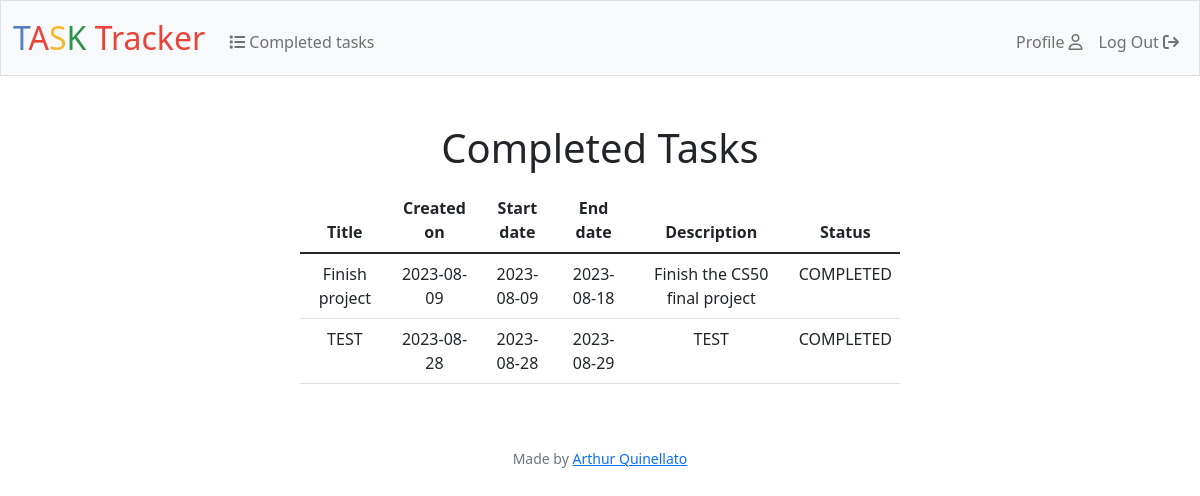
The app's page /completedTasks (signed in) with its own data.
### tables this page shows
CREATE TABLE tasks (
id INTEGER PRIMARY KEY AUTOINCREMENT,
user_id INTEGER,
title TEXT,
description TEXT,
dateCreation DATE,
dateStart DATE,
dateEnd DATE
, status TEXT);

### app.py (the view)
@app.route('/completedTasks', methods = ['GET', 'POST'])
@login_required
def completedTasks():
    user_id = session['user_id']
    completed_tasks = db.execute('''
                                SELECT *
                                FROM tasks
                                WHERE user_id = ?
                                AND status = 'COMPLETED'
                                ''', user_id)
    if completed_tasks == []:
        return apology('you have no completed tasks', 403)
    return render_template('completedTasks.html', tasks = completed_tasks)

### app.py (called while the page is built)
@app.after_request
def after_request(response):
    response.headers['Cache-Control'] = 'no-cache, no-store, must-revalidate'
    response.headers['Expires'] = 0
    response.headers['Pragma'] = 'no-cache'
    return response

### helpers.py (called while the page is built)
def login_required(f):
    @wraps(f)
    def decorated_function(*args, **kwargs):
        if session.get("user_id") is None:
            return redirect("/login")
        return f(*args, **kwargs)
    return decorated_function

### templates/completedTasks.html (shortened to what this page needs)
{% extends "layout.html" %}
{% block main %}
    <div class = "mb-3">
        <h1>Completed Tasks</h1>
    </div>
    <div class = "mb-3">
        {% if tasks %}
            <table class = "table table-stripped" style = "width: 50vw; margin: 0 auto;">
                <thead>
                    <th scope = "col">Title</th>
                    <th scope = "col">Created on</th>
                    <th scope = "col">Start date</th>
                    <th scope = "col">End date</th>
                    <th scope = "col">Description</th>
                    <th scope = "col">Status</th>
                </thead>
                <tbody>
                    {% for task in tasks %}
                        <tr>
                            <td>{{ task["title"] }}</td>
                            <td>{{ task["dateCreation"] }}</td>
                            <td>{{ task["dateStart"] }}</td>
                            <td>{{ task["dateEnd"] }}</td>
                            <td>{{ task["description"] }}</td>
                            <td>{{ task["status"] }}</td>
                        </tr>
                    {% endfor %}
                </tbody>
            </table>
        {% endif %}
    </div>
{% endblock %}

### templates/layout.html (shortened to what this page needs)
<!DOCTYPE html>
<html lang = "en">
    <head>
        <link href = "https://cdn.jsdelivr.net/npm/bootstrap@5.1.3/dist/css/bootstrap.min.css" rel = "stylesheet">
        <link href = "/static/style.css" rel = "stylesheet">
    </head>
    <body>
        <nav class = "bg-light border navbar navbar-expand-md navbar-light">
            <div class = "container-fluid">
                <a class = "navbar-brand" href = "/"><span class = "blue">T</span><span class = "red">A</span><span class = "yellow">S</span><span class = "green">K</span> <span class = "red">Tracker</span></a>
                <div class = "collapse navbar-collapse" id = "navbar">
                    {% if session["user_id"] %}
                        <ul class = "navbar-nav me-auto mt-2">
                            <li class = "nav-item"><a class = "nav-link" href = "/completedTasks"><i class = "fa-solid fa-list"></i>    Completed tasks</a></li>
                        </ul>
                        <ul class = "navbar-nav ms-auto mt-2">
                            <li class = "nav-item"><a class = "nav-link" href = "/profile">Profile <i class = "fa-regular fa-user"></i></a></li>
                            <li class = "nav-item"><a class = "nav-link" href = "/logout">Log Out <i class = "fa-solid fa-arrow-right-from-bracket"></i></a></li>
                        </ul>
                    {% else %}
                        <ul class = "navbar-nav ms-auto mt-2">
                            <li class = "nav-item"><a class = "nav-link" href = "/register">Register</a></li>
                            <li class = "nav-item"><a class = "nav-link" href = "/login">Log In</a></li>
                        </ul>
                    {% endif %}
                </div>
            </div>
        </nav>
        <main class = "container-fluid py-5 text-center">
            {% block main %}{% endblock %}
        </main>
    </body>
    <footer class = "mb-5 small text-center text-muted">
        Made by <a href = "https://arthur1802.github.io/profile-card/" target = "_blank">Arthur Quinellato</a>
    </footer>
</html>

### static/style.css (style rules this page uses)
nav .navbar-brand { font-size: xx-large; }
nav .navbar-brand .blue { color: #537fbe; }
nav .navbar-brand .red { color: #ea433b; }
nav .navbar-brand .yellow { color: #f5b82e; }
nav .navbar-brand .green { color: #2e944b; }

### records on screen
tasks: title "Finish project", dateCreation "2023-08-09", dateStart "2023-08-09", dateEnd "2023-08-18", description "Finish the CS50 final project", status "COMPLETED"
tasks: title "TEST", dateCreation "2023-08-28", dateStart "2023-08-28", dateEnd "2023-08-29", description "TEST", status "COMPLETED"
